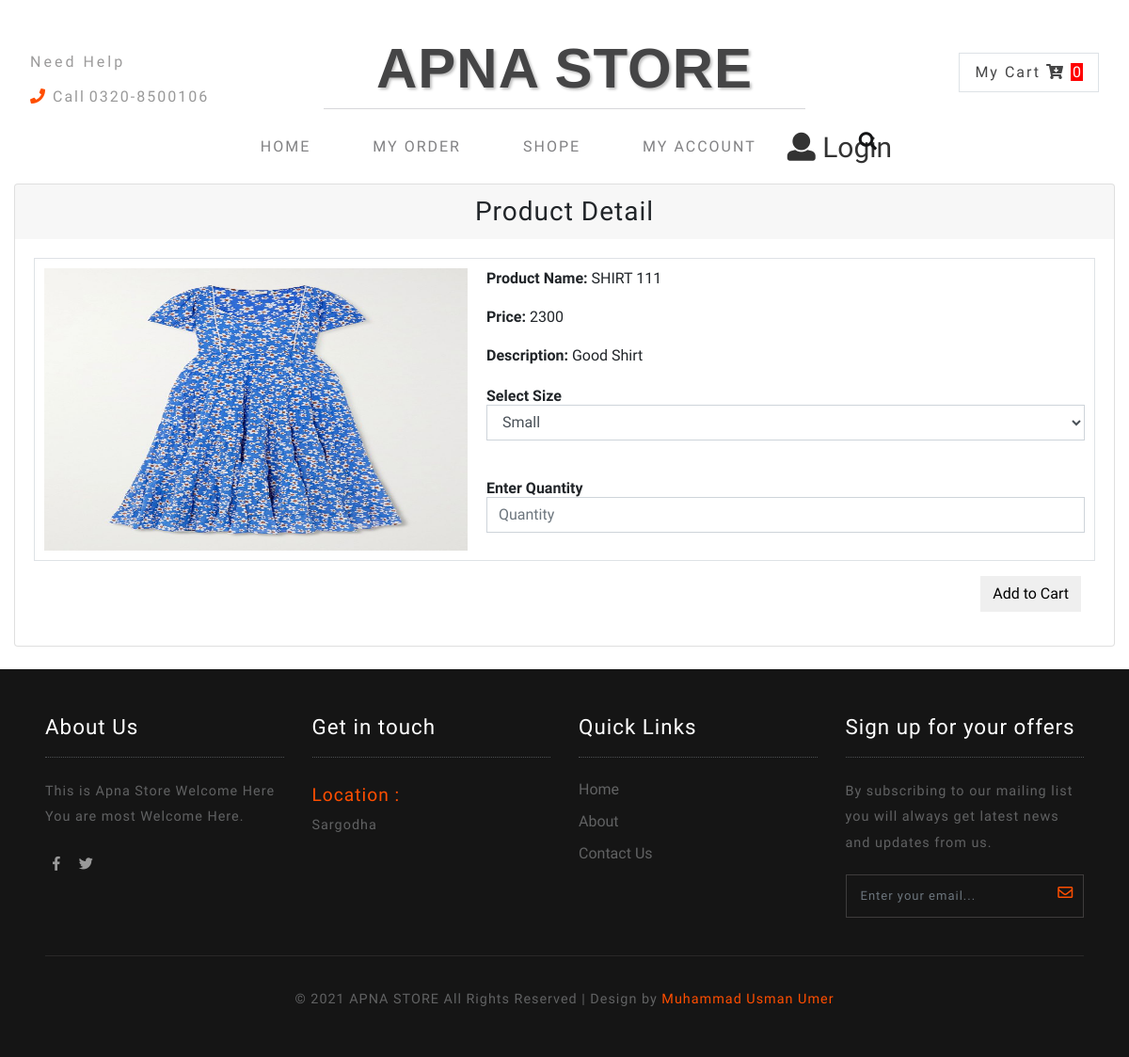
The page /user/singleproduct.php?p_id=19 on the database its author committed.
### tables this page shows
CREATE TABLE `product` (
  `product_id` int(255) NOT NULL,
  `product_name` varchar(255) NOT NULL,
  `product_price` int(255) NOT NULL,
  `product_description` varchar(255) NOT NULL,
  `product_discount` int(255) NOT NULL,
  `product_status` int(255) NOT NULL,
  `category_id` int(255) NOT NULL,
  `subcategory_id` int(255) NOT NULL,
  `product_image` varchar(255) NOT NULL
);

### user/config/dbconfig.php (called while the page is built, shortened)
<?php
require_once('./config/operationsuser.php');
require_once('./config/operationsproduct.php');
class dbconfig
{
    public function db_connect()
    {
        $this->connection = mysqli_connect('localhost', 'root', '', 'e-com');
    }
}
?>

### user/config/operationsproduct.php (called while the page is built, shortened)
<?php
require_once('./config/dbconfig.php');
$db = new dbconfig();
class operationsproduct extends dbconfig
{
    public function get_record($id)
    {
        global $db;
        $query = "SELECT * FROM `product` where product_id='$id' ";
        $result = mysqli_query($db->connection, $query);
        return $result;
    }
}

### user/singleproduct.php (the view, shortened to what this page needs)
<?php
require_once('./config/dbconfig.php');
if (isset($_GET['p_id'])) {
    $db = new operationsproduct();
    $id = $_GET['p_id'];
    $result = $db->get_record($id);
    $data = mysqli_fetch_assoc($result);
} else {
    header("location:index.php");
}
require_once("header.php");
?>
<div class="content-wrapper">
    <div class="container-fluid">
        <div class="card card-shadow mb-4">
            <div class="card-header border-0">
                <div class="custom-title-wrap bar-primary">
                    <div class="custom-title text-center">
                        <h3>Product Detail</h3>
                    </div>
                </div>
            </div>
            <form method="POST">
                <div class="card-body">
                    <table class="table table-bordered">
                        <tr>
                            <td rowspan="5" style="width:450px;"><img height="300px" width="450px" src="../<?php echo $data['product_image']; ?>" alt="Image" /></td>
                            <td><b> Product Name: </b><?php echo $data['product_name']; ?></td>
                        </tr>
                        <tr>
                            <td><b>Price: </b><?php
                                                if ($data['product_status'] == 1) {
                                                    echo $data['product_discount'];
                                                } else {
                                                    echo $data['product_price'];
                                                }
                                                ?></td>
                        </tr>
                        <tr>
                            <td><b> Description: </b><?php echo $data['product_description']; ?></td>
                        </tr>
                        <tr>
                              <td>
                       <div class="form-group">
                        <label for="sprice"><b>Select Size</b></label>
                        <select class="form-control rounded-0" id="type" name="size">
                            <option value="S">Small</option>
                        </select>
                    </div>
                       </td>
                        </tr>
                        <tr>
                            <td>
                                <div class="form-group">
                                    <label for="sprice"><b>Enter Quantity</b></label>
                                    <input required type="text" name="quantity" placeholder="Quantity" class="form-control rounded-0" maxlength="2" />
                                </div>
                            </td>
                        </tr>
                    </table>
                    <div class="col-md-12">
                        <div class="text-right">
                            <button type="submit" name="addtocartsingle" class="btn btn-purple rounded-0">Add to Cart</button>
                        </div>
                    </div>
            </form>
        </div>
    </div>
</div>
<?php
require_once("footer.php");
?>

### user/css/shop.css (style rules this page uses)
div#my-cart-modal .table>thead>tr>th, .table>tbody>tr>th, .table>tfoot>tr>th, .table>thead>tr>td, .table>tbody>tr>td, .table>tfoot>tr>td { padding: 10px; vertical-align: middle; border: none; }
.btn { display: inline-block; }

### user/css/style.css (style rules this page uses)
input[type="button"], input[type="submit"], input[type="text"], input[type="email"], input[type="search"] { transition: 0.5s all; -webkit-transition: 0.5s all; -moz-transition: 0.5s all; -o-transition: 0.5s all; -ms-transition: 0.5s all; font-family: 'Inconsolata', monospace; }
h1, h2, h3, h4, h5, h6 { margin: 0; font-family: 'Inconsolata', monospace; letter-spacing: 1px; }
label { margin: 0; }

### user/css/checkout.css (style rules this page uses)
.form-control { border-radius: 0; }

### rows shown on the page
product: product_image (picture), product_name "SHIRT 111", product_discount "2300", product_description "Good Shirt"

### other values the page prints
$n "0"
